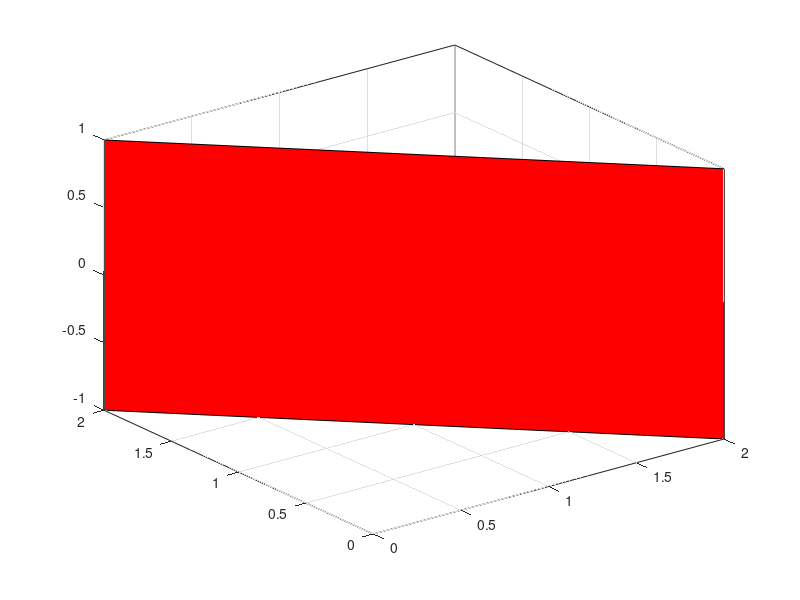

Source code (MATLAB): (Note: this script raises an error after producing the figure.)
%clear all; clc;

%% Defino Constantes:
Workspace = [-5 5 -5 5 -1 1]; %workspace [xmin xmax ymin ymax ...
l1=1;
l2=1;
g=9.81;


%% Defino Plano.
p1 = [2 0 Workspace(5)];
p2 = [0 2 Workspace(5)];
p3 = [2 0 Workspace(6)];
p4 = [0 2 Workspace(6)];

points=[p1' p3' p4' p2'];
fill3(points(1,:),points(2,:),points(3,:),'r')
grid on
alpha(0.3)

%% Creo el Brazo:

% Valores iniciales de los angulos:
q1_0 = 0;
q2_0 = 0;
qe_0 = 0;

% Defino parametros del brazo.
syms q1 q2 qe %coordenadas joint rot

% Links:
L1 = Link ('revolute', 'a',  0, 'd', 0, 'alpha',    0, 'modified', 'm',1); %'m',1,'I',eye(3),'G',1) %masa, inercia, G=gear ratio (relation de movimiento a 1 de rot en el actuador)
L2 = Link ('revolute', 'a', l1, 'd', 0, 'alpha',    0, 'modified','m',1);  %'qlim', limit
L3 = Link ('revolute', 'a', l2, 'd', 0, 'alpha', pi/2, 'modified');        % EE.

% Robot:
Rob = SerialLink( [L1 L2 L3],'name','TP1' ); %'tool',Tool, 'name','TP1'

%% Verifico condiciones del Brazo:

% Informacion del Robot
Rob

% Cinematica Inversa
Rob.fkine([q1,q2,qe])

% Inicializo los valores del brazo.
q = [q1_0,q2_0,qe_0];

% Grafico el Robot:
Rob.teach (q, 'workspace', Workspace);
%Rob.plot(q)
hold on


%% Genero una trayectoria T:
P_inicial = [1,-1, 0];
P_final   = [1, 1, 0];
iterations = 20;

%T = ctraj(@tpoly, P_inicial, P_final, iterations);
[p, pd, pdd] = mtraj(@tpoly, P_inicial, P_final, iterations);

%clf;
figure;
%plot(T)

subplot(3,1,1); plot(p); xlabel('Time'); ylabel('p');
subplot(3,1,2); plot(pd); xlabel('Time'); ylabel('pd');
subplot(3,1,3); plot(pdd); xlabel('Time'); ylabel('pdd');

figure


%transl() %offset


%traylin